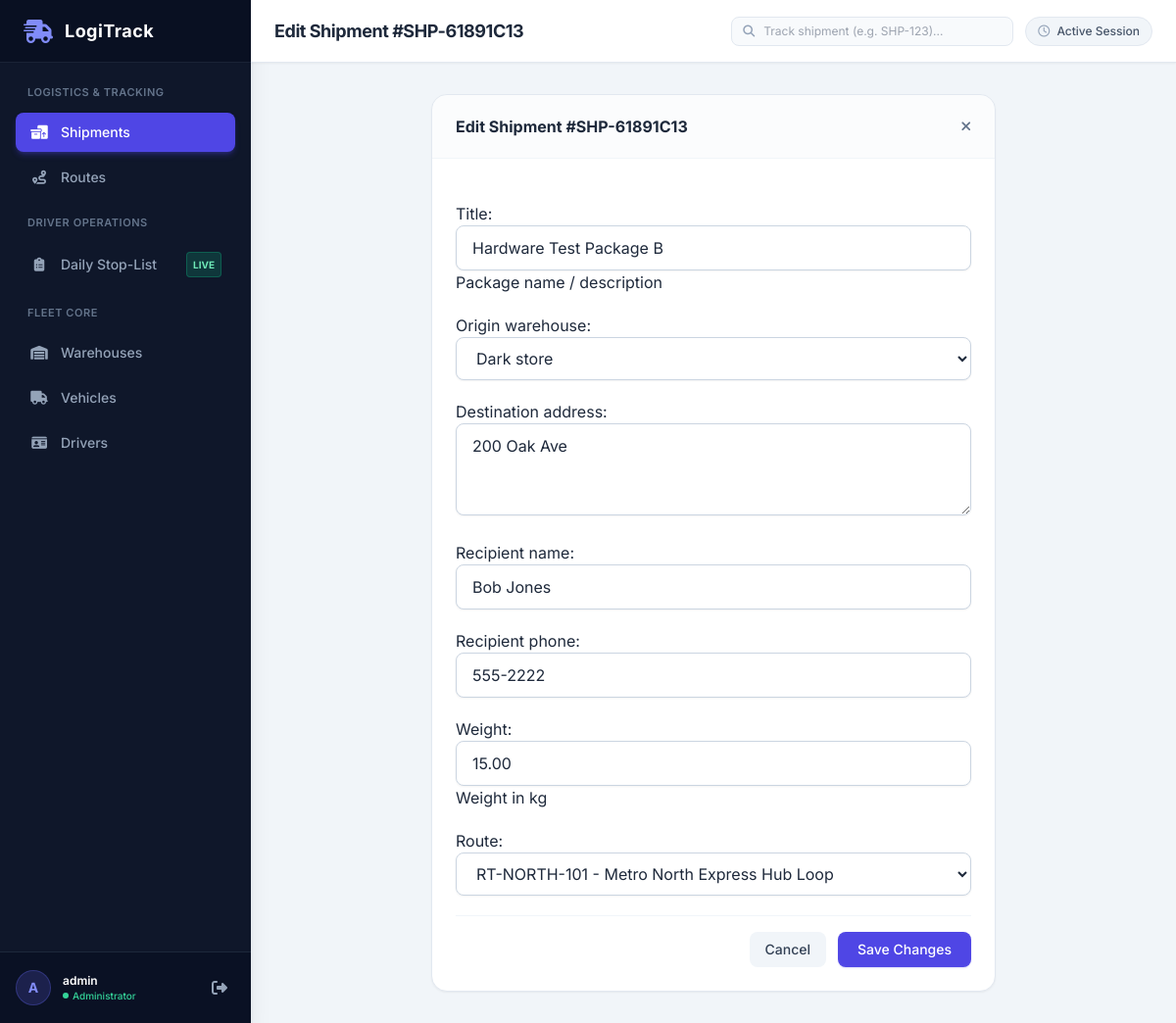
Screenshot of /shipment/7/edit/ (signed in) with the database file from the repository.
### fleet_management/models.py (models this page shows, shortened)
class Shipment(models.Model):
    STATUS_PROCESSING = 'PROCESSING'
    STATUS_DISPATCHED = 'DISPATCHED'
    STATUS_IN_TRANSIT = 'IN_TRANSIT'
    STATUS_DELIVERED = 'DELIVERED'
    STATUS_CANCELLED = 'CANCELLED'
    STATUS_CHOICES = (
        (STATUS_PROCESSING, 'Processing'),
        (STATUS_DISPATCHED, 'Dispatched'),
        (STATUS_IN_TRANSIT, 'In Transit'),
        (STATUS_DELIVERED, 'Delivered'),
        (STATUS_CANCELLED, 'Cancelled'),
    )
    ALLOWED_TRANSITIONS = {
        STATUS_PROCESSING: [STATUS_DISPATCHED, STATUS_CANCELLED],
        STATUS_DISPATCHED: [STATUS_IN_TRANSIT, STATUS_PROCESSING, STATUS_CANCELLED],
        STATUS_IN_TRANSIT: [STATUS_DELIVERED, STATUS_CANCELLED],
        STATUS_DELIVERED: [],
        STATUS_CANCELLED: [],
    }
    tracking_number = models.CharField(max_length=50, unique=True, editable=False)
    title = models.CharField(max_length=150, help_text="Package name / description")
    origin_warehouse = models.ForeignKey(Warehouse, on_delete=models.PROTECT, related_name='origin_shipments')
    destination_address = models.TextField()
    recipient_name = models.CharField(max_length=100)
    recipient_phone = models.CharField(max_length=30)
    weight = models.DecimalField(max_digits=10, decimal_places=2, help_text="Weight in kg")
    route = models.ForeignKey(Route, on_delete=models.SET_NULL, null=True, blank=True, related_name='shipments')
    status = models.CharField(max_length=20, choices=STATUS_CHOICES, default=STATUS_PROCESSING)
    created_at = models.DateTimeField(auto_now_add=True)
    updated_at = models.DateTimeField(auto_now=True)
    delivered_at = models.DateTimeField(null=True, blank=True)

### fleet_management/views.py (the view)
# urls.py: path('shipment/<int:pk>/edit/', views.edit_shipment, name='edit_shipment'),
@login_required
@user_passes_test(is_dispatcher_or_manager)
def edit_shipment(request, pk):
    shipment = get_object_or_404(Shipment, pk=pk)
    if request.method == 'POST':
        form = ShipmentForm(request.POST, instance=shipment)
        if form.is_valid():
            form.save()
            messages.success(request, f"Shipment #{shipment.tracking_number} updated.")
            return redirect('shipment_detail', pk=shipment.pk)
    else:
        form = ShipmentForm(instance=shipment)
    return render(request, 'fleet_management/form_page.html', {'form': form, 'title': f'Edit Shipment #{shipment.tracking_number}', 'active_tab': 'shipments'})

### fleet_management/forms.py
class ShipmentForm(forms.ModelForm):
    class Meta:
        model = Shipment
        fields = ['title', 'origin_warehouse', 'destination_address', 'recipient_name', 'recipient_phone', 'weight', 'route']
        widgets = {
            'title': forms.TextInput(attrs={'class': input_css, 'placeholder': 'e.g. Retail Package / Electronics Batch #12'}),
            'origin_warehouse': forms.Select(attrs={'class': input_css}),
            'destination_address': forms.Textarea(attrs={'class': input_css, 'rows': 3, 'placeholder': 'Street, Building, City, ZIP Code...'}),
            'recipient_name': forms.TextInput(attrs={'class': input_css, 'placeholder': 'e.g. Sarah Connor'}),
            'recipient_phone': forms.TextInput(attrs={'class': input_css, 'placeholder': '+1 (555) 234-5678'}),
            'weight': forms.NumberInput(attrs={'class': input_css, 'step': '0.01', 'placeholder': 'Weight in kg'}),
            'route': forms.Select(attrs={'class': input_css}),
        }

### fleet_management/models.py (called while the page is built)
    def __str__(self):
        return self.name

    def __str__(self):
        return f"{self.route_code} - {self.name}"

### fleet_management/views.py (called while the page is built)
def is_dispatcher_or_manager(user):
    if user.is_superuser:
        return True
    return user.groups.filter(name__in=['DISPATCHER', 'MANAGER']).exists()

### fleet_management/templates/fleet_management/form_page.html (shortened to what this page needs)
{% extends 'base.html' %}
{% block header_title %}{{ title }}{% endblock %}
{% block content %}
<div class="max-w-xl mx-auto">
    <div class="bg-white rounded-2xl border border-slate-200 shadow-sm overflow-hidden">
        <div class="px-6 py-5 border-b border-slate-100 bg-slate-50/50 flex items-center justify-between">
            <h2 class="text-base font-bold text-slate-800">{{ title }}</h2>
            <a href="/?tab={{ active_tab|default:'warehouses' }}" class="text-xs text-slate-500 hover:text-slate-700">
                <i class="fa-solid fa-xmark text-sm"></i>
            </a>
        </div>
        <form method="post" class="p-6 space-y-5">
            {{ form.as_p }}
            <div class="pt-4 border-t border-slate-100 flex items-center justify-end space-x-3">
                <a href="/?tab={{ active_tab|default:'warehouses' }}" class="px-4 py-2 bg-slate-100 hover:bg-slate-200 text-slate-700 text-sm font-medium rounded-lg transition">
                    Cancel
                </a>
                <button type="submit" class="px-5 py-2 bg-indigo-600 hover:bg-indigo-700 text-white text-sm font-medium rounded-lg shadow-sm shadow-indigo-600/20 transition">
                    Save Changes
                </button>
            </div>
        </form>
    </div>
</div>
{% endblock %}

### templates/base.html (shortened to what this page needs)
<!DOCTYPE html>
<html lang="en">
<head>
    <script src="https://cdn.tailwindcss.com"></script>
    <link rel="stylesheet" href="https://cdnjs.cloudflare.com/ajax/libs/font-awesome/6.4.0/css/all.min.css">
</head>
<body class="bg-slate-100 text-slate-800 antialiased min-h-screen flex flex-col md:flex-row">
    {% if user.is_authenticated %}
    <aside class="w-full md:w-64 bg-slate-900 text-slate-300 flex-shrink-0 flex flex-col justify-between shadow-xl">
        <div>
            <div class="h-16 flex items-center px-6 bg-slate-950/40 border-b border-slate-800/80">
                <i class="fa-solid fa-truck-fast text-indigo-400 text-2xl mr-3"></i>
                <span class="font-bold text-lg tracking-wide text-white">LogiTrack</span>
            </div>
            <nav class="p-4 space-y-1.5">
                <div class="px-3 py-1.5 text-[11px] font-semibold text-slate-500 uppercase tracking-wider">Logistics & Tracking</div>
                <a href="/?tab=shipments" class="flex items-center justify-between px-3.5 py-2.5 rounded-lg text-sm font-medium transition-all duration-150 {% if active_tab == 'shipments' or not active_tab %}bg-indigo-600 text-white shadow-md shadow-indigo-600/30{% else %}hover:bg-slate-800 hover:text-white text-slate-400{% endif %}">
                    <div class="flex items-center">
                        <i class="fa-solid fa-boxes-packing w-5 text-center mr-3 {% if active_tab == 'shipments' or not active_tab %}text-white{% else %}text-slate-400{% endif %}"></i>
                        <span>Shipments</span>
                    </div>
                </a>
                <a href="/?tab=routes" class="flex items-center justify-between px-3.5 py-2.5 rounded-lg text-sm font-medium transition-all duration-150 {% if active_tab == 'routes' %}bg-indigo-600 text-white shadow-md shadow-indigo-600/30{% else %}hover:bg-slate-800 hover:text-white text-slate-400{% endif %}">
                    <div class="flex items-center">
                        <i class="fa-solid fa-route w-5 text-center mr-3 {% if active_tab == 'routes' %}text-white{% else %}text-slate-400{% endif %}"></i>
                        <span>Routes</span>
                    </div>
                </a>
                <div class="pt-3 px-3 py-1.5 text-[11px] font-semibold text-slate-500 uppercase tracking-wider">Driver Operations</div>
                <a href="{% url 'driver_portal' %}" class="flex items-center justify-between px-3.5 py-2.5 rounded-lg text-sm font-medium transition-all duration-150 {% if active_tab == 'driver_portal' %}bg-indigo-600 text-white shadow-md shadow-indigo-600/30{% else %}hover:bg-slate-800 hover:text-white text-slate-400{% endif %}">
                    <div class="flex items-center">
                        <i class="fa-solid fa-clipboard-list w-5 text-center mr-3 {% if active_tab == 'driver_portal' %}text-white{% else %}text-slate-400{% endif %}"></i>
                        <span>Daily Stop-List</span>
                    </div>
                    <span class="text-[10px] uppercase font-bold px-1.5 py-0.5 rounded bg-emerald-500/20 text-emerald-300 border border-emerald-500/30">Live</span>
                </a>
                <div class="pt-3 px-3 py-1.5 text-[11px] font-semibold text-slate-500 uppercase tracking-wider">Fleet Core</div>
                <a href="/?tab=warehouses" class="flex items-center justify-between px-3.5 py-2.5 rounded-lg text-sm font-medium transition-all duration-150 {% if active_tab == 'warehouses' %}bg-indigo-600 text-white shadow-md shadow-indigo-600/30{% else %}hover:bg-slate-800 hover:text-white text-slate-400{% endif %}">
                    <div class="flex items-center">
                        <i class="fa-solid fa-warehouse w-5 text-center mr-3 {% if active_tab == 'warehouses' %}text-white{% else %}text-slate-400{% endif %}"></i>
                        <span>Warehouses</span>
                    </div>
                </a>
                <a href="/?tab=vehicles" class="flex items-center justify-between px-3.5 py-2.5 rounded-lg text-sm font-medium transition-all duration-150 {% if active_tab == 'vehicles' %}bg-indigo-600 text-white shadow-md shadow-indigo-600/30{% else %}hover:bg-slate-800 hover:text-white text-slate-400{% endif %}">
                    <div class="flex items-center">
                        <i class="fa-solid fa-truck w-5 text-center mr-3 {% if active_tab == 'vehicles' %}text-white{% else %}text-slate-400{% endif %}"></i>
                        <span>Vehicles</span>
                    </div>
                </a>
                <a href="/?tab=drivers" class="flex items-center justify-between px-3.5 py-2.5 rounded-lg text-sm font-medium transition-all duration-150 {% if active_tab == 'drivers' %}bg-indigo-600 text-white shadow-md shadow-indigo-600/30{% else %}hover:bg-slate-800 hover:text-white text-slate-400{% endif %}">
                    <div class="flex items-center">
                        <i class="fa-solid fa-id-card w-5 text-center mr-3 {% if active_tab == 'drivers' %}text-white{% else %}text-slate-400{% endif %}"></i>
                        <span>Drivers</span>
                    </div>
                </a>
            </nav>
        </div>
        <div class="p-4 border-t border-slate-800 bg-slate-950/30">
            <div class="flex items-center justify-between">
                <div class="flex items-center space-x-3 overflow-hidden">
                    <div class="w-9 h-9 rounded-full bg-indigo-500/20 text-indigo-400 border border-indigo-500/30 flex items-center justify-center font-bold text-sm">
                        {{ user.username|first|upper }}
                    </div>
                    <div class="truncate">
                        <p class="text-xs font-semibold text-white truncate">{{ user.username }}</p>
                        <p class="text-[10px] text-emerald-400 font-medium flex items-center">
                            <span class="w-1.5 h-1.5 rounded-full bg-emerald-400 inline-block mr-1"></span>
                            {% if user.is_superuser %}Administrator
                            {% elif user.groups.first %}{{ user.groups.first.name|title }}
                            {% else %}Staff{% endif %}
                        </p>
                    </div>
                </div>
                <a href="{% url 'logout' %}" title="Logout" class="p-2 text-slate-400 hover:text-rose-400 transition hover:bg-slate-800 rounded-lg">
                    <i class="fa-solid fa-right-from-bracket"></i>
                </a>
            </div>
        </div>
    </aside>
    {% endif %}
    <div class="flex-1 flex flex-col min-w-0">
        {% if user.is_authenticated %}
        <header class="h-16 bg-white border-b border-slate-200 px-6 flex items-center justify-between sticky top-0 z-10 shadow-sm gap-4">
            <div class="flex items-center space-x-4">
                <h1 class="text-lg font-bold text-slate-800 tracking-tight">
                    {% block header_title %}Fleet & Logistics Hub{% endblock %}
                </h1>
            </div>
            <div class="flex items-center space-x-3">
                <form method="get" action="{% url 'track_shipment_lookup' %}" class="relative hidden sm:block">
                    <span class="absolute inset-y-0 left-0 pl-3 flex items-center text-slate-400 pointer-events-none">
                    </span>
                    <input type="text" name="tracking" placeholder="Track shipment (e.g. SHP-123)..."
                        class="w-56 lg:w-72 pl-8 pr-4 py-1.5 text-xs bg-slate-50 border border-slate-200 rounded-lg focus:bg-white focus:ring-2 focus:ring-indigo-500 focus:border-indigo-500 transition">
                </form>
                <span class="text-xs font-medium bg-slate-100 text-slate-600 px-3 py-1.5 rounded-full border border-slate-200 whitespace-nowrap">
                    <i class="fa-regular fa-clock mr-1 text-slate-400"></i> Active Session
                </span>
            </div>
        </header>
        {% endif %}
        <main class="flex-1 p-6 md:p-8 overflow-y-auto">
            {% block content %}{% endblock %}
        </main>
    </div>
</body>
</html>

### templates/base.html (style rules this page uses)
body { font-family: 'Inter', sans-serif; }

### rows the page displays
Shipment: title "Hardware Test Package B", origin_warehouse "Dark store", destination_address "200 Oak Ave", recipient_name "Bob Jones", recipient_phone "555-2222", weight "15.00", route "RT-NORTH-101 - Metro North Express Hub Loop"

### other values shown
{{ user.username|first|upper }} "A"
{{ user.username }} "admin"
{{ title }} "Edit Shipment #SHP-61891C13"
